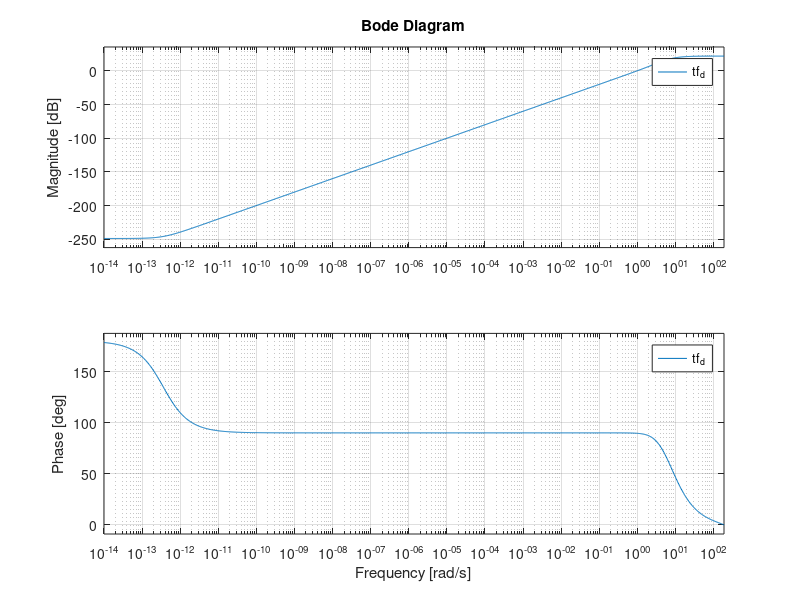

The MATLAB script that drew this image: (Note: this script raises an error after producing the figure.)
Fs=60; % Sample freq Hz
Ts=1/Fs; % Sample time s
B=1*2*pi; % Bandwidth 1Hz
kp=2*B;
ki=kp^2/4;
% Speed observer TF
num_so = [kp/ki 1 0];
den_so = [1/ki kp/ki 1];
tf_so = tf(num_so,den_so);
tf_d = c2d(tf_so,Ts,'tustin');
bode(tf_d);
%%
% Evaluation
% Position data at 100 Hz, spline interpolation
pos=pos-pos(1); % Normalize
time_60hz = time(1):1/60:time(end); 
pos_60hz = spline(time,pos,time_60hz);
[speed_est, speed_est_t] = lsim(tf_d,pos_60hz,time_60hz);
figure;
hold on;
RAD2RPM=30/(pi);
ratio = 3.0*160.0*RAD2RPM;
plot(time_60hz(2:end),diff(pos_60hz)/(time_60hz(2)-time_60hz(1))*ratio,'r');
xlabel('Tiempo (s)');
ylabel('Velocidad del motor (RPM)');
plot(speed_est_t, speed_est*ratio, 'b');
legend('Diferenciación', 'Estimación')
%% Max speed
RAD2RPM=30/(pi);
joint_speed = (0.558+0.101)/(7.68-6.17) % rad/s at joint
joint_speed_rpm = joint_speed*RAD2RPM % rpm at joint
motor_rpm = joint_speed_rpm*3.0*160.0 % rpm at motor, timming belt and harmonic drive reduction


